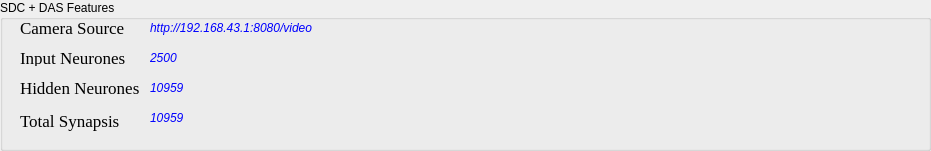
     <widget class="QGroupBox" name="groupBox_6">
      <property name="geometry">
       <rect>
        <x>20</x>
        <y>9</y>
        <width>931</width>
        <height>151</height>
       </rect>
      </property>
      <property name="sizePolicy">
       <sizepolicy hsizetype="Expanding" vsizetype="Preferred">
        <horstretch>0</horstretch>
        <verstretch>0</verstretch>
       </sizepolicy>
      </property>
      <property name="title">
       <string>SDC + DAS Features</string>
      </property>
      <widget class="QLabel" name="label_12">
       <property name="geometry">
        <rect>
         <x>20</x>
         <y>20</y>
         <width>121</width>
         <height>16</height>
        </rect>
       </property>
       <property name="font">
        <font>
         <family>Times New Roman</family>
         <pointsize>13</pointsize>
        </font>
       </property>
       <property name="text">
        <string>Camera Source</string>
       </property>
      </widget>
      <widget class="QLabel" name="txt_camera_source">
       <property name="geometry">
        <rect>
         <x>150</x>
         <y>20</y>
         <width>401</width>
         <height>16</height>
        </rect>
       </property>
       <property name="palette">
        <palette>
         <active>
          <colorrole role="WindowText">
           <brush brushstyle="SolidPattern">
            <color alpha="255">
             <red>0</red>
             <green>0</green>
             <blue>255</blue>
            </color>
           </brush>
          </colorrole>
         </active>
         <inactive>
          <colorrole role="WindowText">
           <brush brushstyle="SolidPattern">
            <color alpha="255">
             <red>0</red>
             <green>0</green>
             <blue>255</blue>
            </color>
           </brush>
          </colorrole>
         </inactive>
         <disabled>
          <colorrole role="WindowText">
           <brush brushstyle="SolidPattern">
            <color alpha="255">
             <red>120</red>
             <green>120</green>
             <blue>120</blue>
            </color>
           </brush>
          </colorrole>
         </disabled>
        </palette>
       </property>
       <property name="font">
        <font>
         <pointsize>9</pointsize>
         <italic>true</italic>
        </font>
       </property>
       <property name="text">
        <string>http://192.168.43.1:8080/video</string>
       </property>
      </widget>
      <widget class="QLabel" name="label_14">
       <property name="geometry">
        <rect>
         <x>20</x>
         <y>50</y>
         <width>121</width>
         <height>16</height>
        </rect>
       </property>
       <property name="font">
        <font>
         <family>Times New Roman</family>
         <pointsize>13</pointsize>
        </font>
       </property>
       <property name="text">
        <string>Input Neurones</string>
       </property>
      </widget>
      <widget class="QLabel" name="label_16">
       <property name="geometry">
        <rect>
         <x>20</x>
         <y>80</y>
         <width>121</width>
         <height>16</height>
        </rect>
       </property>
       <property name="font">
        <font>
         <family>Times New Roman</family>
         <pointsize>13</pointsize>
        </font>
       </property>
       <property name="text">
        <string>Hidden Neurones</string>
       </property>
      </widget>
      <widget class="QLabel" name="txt_input_neuron">
       <property name="geometry">
        <rect>
         <x>150</x>
         <y>50</y>
         <width>161</width>
         <height>16</height>
        </rect>
       </property>
       <property name="palette">
        <palette>
         <active>
          <colorrole role="WindowText">
           <brush brushstyle="SolidPattern">
            <color alpha="255">
             <red>0</red>
             <green>0</green>
             <blue>255</blue>
            </color>
           </brush>
          </colorrole>
         </active>
         <inactive>
          <colorrole role="WindowText">
           <brush brushstyle="SolidPattern">
            <color alpha="255">
             <red>0</red>
             <green>0</green>
             <blue>255</blue>
            </color>
           </brush>
          </colorrole>
         </inactive>
         <disabled>
          <colorrole role="WindowText">
           <brush brushstyle="SolidPattern">
            <color alpha="255">
             <red>120</red>
             <green>120</green>
             <blue>120</blue>
            </color>
           </brush>
          </colorrole>
         </disabled>
        </palette>
       </property>
       <property name="font">
        <font>
         <pointsize>9</pointsize>
         <italic>true</italic>
        </font>
       </property>
       <property name="text">
        <string>2500</string>
       </property>
      </widget>
      <widget class="QLabel" name="txt_hidden_neuron">
       <property name="geometry">
        <rect>
         <x>150</x>
         <y>80</y>
         <width>171</width>
         <height>16</height>
        </rect>
       </property>
       <property name="palette">
        <palette>
         <active>
          <colorrole role="WindowText">
           <brush brushstyle="SolidPattern">
            <color alpha="255">
             <red>0</red>
             <green>0</green>
             <blue>255</blue>
            </color>
           </brush>
          </colorrole>
         </active>
         <inactive>
          <colorrole role="WindowText">
           <brush brushstyle="SolidPattern">
            <color alpha="255">
             <red>0</red>
             <green>0</green>
             <blue>255</blue>
            </color>
           </brush>
          </colorrole>
         </inactive>
         <disabled>
          <colorrole role="WindowText">
           <brush brushstyle="SolidPattern">
            <color alpha="255">
             <red>120</red>
             <green>120</green>
             <blue>120</blue>
            </color>
           </brush>
          </colorrole>
         </disabled>
        </palette>
       </property>
       <property name="font">
        <font>
         <pointsize>9</pointsize>
         <italic>true</italic>
        </font>
       </property>
       <property name="text">
        <string>10959</string>
       </property>
      </widget>
      <widget class="QLabel" name="label_22">
       <property name="geometry">
        <rect>
         <x>20</x>
         <y>110</y>
         <width>121</width>
         <height>21</height>
        </rect>
       </property>
       <property name="font">
        <font>
         <family>Times New Roman</family>
         <pointsize>13</pointsize>
        </font>
       </property>
       <property name="text">
        <string>Total Synapsis</string>
       </property>
      </widget>
      <widget class="QLabel" name="txt_total_synapsis">
       <property name="geometry">
        <rect>
         <x>150</x>
         <y>110</y>
         <width>151</width>
         <height>16</height>
        </rect>
       </property>
       <property name="palette">
        <palette>
         <active>
          <colorrole role="WindowText">
           <brush brushstyle="SolidPattern">
            <color alpha="255">
             <red>0</red>
             <green>0</green>
             <blue>255</blue>
            </color>
           </brush>
          </colorrole>
         </active>
         <inactive>
          <colorrole role="WindowText">
           <brush brushstyle="SolidPattern">
            <color alpha="255">
             <red>0</red>
             <green>0</green>
             <blue>255</blue>
            </color>
           </brush>
          </colorrole>
         </inactive>
         <disabled>
          <colorrole role="WindowText">
           <brush brushstyle="SolidPattern">
            <color alpha="255">
             <red>120</red>
             <green>120</green>
             <blue>120</blue>
            </color>
           </brush>
          </colorrole>
         </disabled>
        </palette>
       </property>
       <property name="font">
        <font>
         <pointsize>9</pointsize>
         <italic>true</italic>
        </font>
       </property>
       <property name="text">
        <string>10959</string>
       </property>
      </widget>
     </widget>
